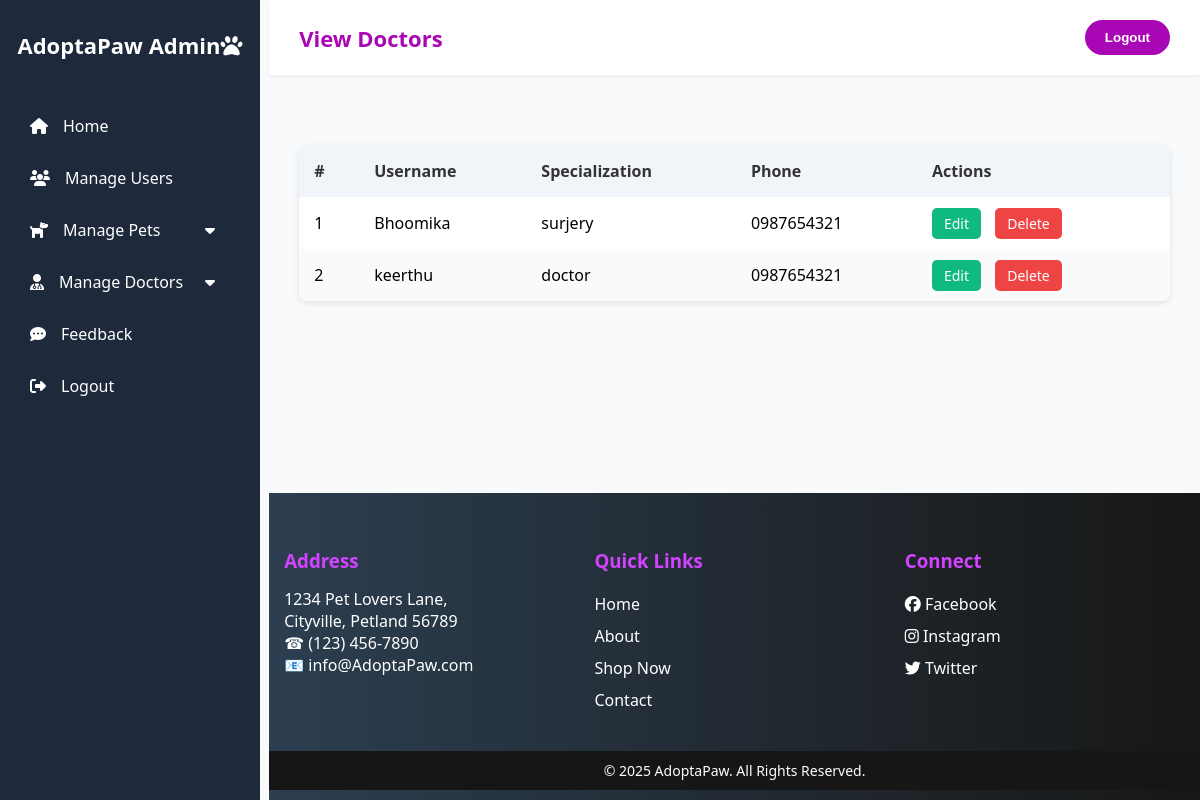
The app's page /view-doctors/ (signed in) with its own data.
### pets/models.py (models this page shows, shortened)
class Profile(models.Model):
    ROLE_CHOICES = [
        ('user', 'User'),
        ('doctor', 'Doctor'),
    ]
    STATUS_CHOICES = [
        ('active', 'Active'),
        ('inactive', 'Inactive'),
    ]
    user = models.OneToOneField(User, on_delete=models.CASCADE, default=1)
    role = models.CharField(max_length=50, choices=ROLE_CHOICES, default='user')
    status = models.CharField(max_length=50, choices=STATUS_CHOICES, default='active')
    phone = models.CharField(max_length=15, blank=True, null=True)
    specialization = models.CharField(max_length=100, blank=True, null=True)

### pets/views.py (the view)
# urls.py: path('view-doctors/', views.view_doctors, name='view_doctors'),
@login_required(login_url='login')
def view_doctors(request):
    doctors = Profile.objects.filter(role='doctor')
    return render(request, 'view_doctor.html', {'doctors': doctors})

### pets/templates/view_doctor.html (shortened to what this page needs)
{% load static %}
<!DOCTYPE html>
<html lang="en">
<head>
    <link rel="stylesheet" href="https://cdnjs.cloudflare.com/ajax/libs/font-awesome/6.5.1/css/all.min.css">
</head>
<body>
    < <div class="sidebar">
        <div class="logo">AdoptaPaw Admin<i class="fas fa-paw"></i></div>
        <a href="{% url 'admin_home' %}"><i class="fas fa-home"></i> Home</a>
        <a href="{% url 'manage_users' %}"><i class="fas fa-users"></i> Manage Users</a>
        <div class="dropdown-link">
            <a href="#"><i class="fas fa-dog"></i> Manage Pets <i class="fas fa-caret-down"
                    style="margin-left:auto;"></i></a>
        </div>
        <div class="dropdown-link">
            <a href="#"><i class="fas fa-user-md"></i> Manage Doctors <i class="fas fa-caret-down"
                    style="margin-left:auto;"></i></a>
        </div>
        <a href="{% url 'view_feedback' %}"><i class="fas fa-comment-dots"></i> Feedback</a>
        <a href="#" onclick="logout()"><i class="fas fa-sign-out-alt"></i> Logout</a>
        </div>
        <div class="main">
            <div class="topbar">
                <h1>View Doctors</h1>
                <button class="logout-btn" onclick="logout()">Logout</button>
            </div>
            <section class="content">
                <table>
                    <thead>
                        <tr>
                            <th>#</th>
                            <th>Username</th>
                            <th>Specialization</th>
                            <th>Phone</th>
                            <th>Actions</th>
                        </tr>
                    </thead>
                    <tbody>
                        {% for doctor in doctors %}
                        <tr>
                            <td>{{ forloop.counter }}</td>
                            <td>{{ doctor.user.username }}</td>
                            <td>{{ doctor.specialization }}</td>
                            <td>{{ doctor.phone }}</td>
                            <td class="actions">
                                <a href="{% url 'edit_doctor' doctor.id %}" class="edit-btn">Edit</a>
                                <a href="{% url 'delete_doctor' doctor.id %}" class="delete-btn"
                                    onclick="return confirm('Are you sure you want to delete this doctor?');">Delete</a>
                            </td>
                        </tr>
                        {% empty %}
                        <tr>
                            <td colspan="5">No doctors available.</td>
                        </tr>
                        {% endfor %}
                    </tbody>
                </table>
            </section>
            <footer>
                {% include 'footer.html' %}
            </footer>
        </div>
</body>
</html>

### pets/templates/view_doctor.html (style rules this page uses)
* { margin: 0; padding: 0; box-sizing: border-box; }
body { font-family: 'Segoe UI', sans-serif; background-color: #f9fafb; display: flex; height: 100vh; }
.sidebar { width: 260px; background-color: #1e293b; color: white; display: flex; flex-direction: column; padding-top: 30px; position: fixed; height: 100%; }
.sidebar .logo { font-size: 22px; font-weight: bold; text-align: center; margin-bottom: 40px; }
.sidebar a { color: white; padding: 15px 30px; text-decoration: none; display: flex; align-items: center; transition: background 0.3s ease; }
.sidebar a i { margin-right: 15px; }
.dropdown-link { position: relative; display: flex; flex-direction: column; }
.dropdown-link>a { display: flex; align-items: center; padding: 15px 30px; color: white; text-decoration: none; transition: background 0.3s ease; }
.main { margin-left: 260px; width: calc(100% - 260px); display: flex; flex-direction: column; height: 100vh; }
.topbar { background-color: #fff; padding: 20px 30px; box-shadow: 0 2px 4px rgba(0, 0, 0, 0.05); display: flex; justify-content: space-between; align-items: center; }
.topbar h1 { font-size: 22px; color: #a906b5; }
.logout-btn { background-color: #a906b5; color: white; padding: 10px 20px; border-radius: 25px; border: none; cursor: pointer; font-weight: bold; transition: background-color 0.3s ease, transform 0.2s ease; }
.content { padding: 40px 30px; flex: 1; overflow-y: auto; }
table { width: 100%; border-collapse: collapse; margin-top: 30px; background: white; border-radius: 8px; overflow: hidden; box-shadow: 0 2px 6px rgba(0, 0, 0, 0.1); }
th, td { padding: 15px; text-align: left; }
th { background-color: #f1f5f9; color: #333; font-weight: 600; }
tr:nth-child(even) { background-color: #f9fafb; }
.actions a { margin-right: 10px; padding: 6px 12px; border-radius: 5px; color: white; text-decoration: none; font-size: 14px; }
.edit-btn { background-color: #10b981; }
.delete-btn { background-color: #ef4444; }

### records on screen
Profile: user.username "Bhoomika", specialization "surjery", phone "0987654321"
Profile: user.username "keerthu", specialization "doctor", phone "0987654321"
